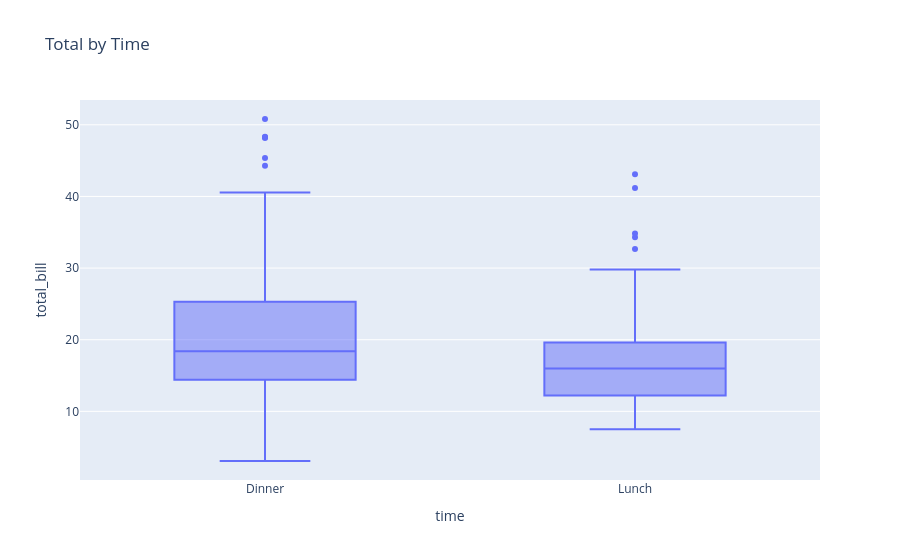

This figure's notebook cell:
### Markdown cell above
**Ahora veamos la posibilidad de comparar grupos**

### Code cell
# Cargar el conjunto de datos 'tips'
df = px.data.tips()

# Crear el gráfico de caja con facetas
fig = px.box(df, x="time", y="total_bill", title="Total by Time")

# Mostrar el gráfico
fig.show()

### Figure 1 — Plotly figure (JSON) as saved in the notebook; plotly's stock layout.template omitted (floating-point values rounded to 4 significant figures; data arrays with more than 128 entries replaced by an {"elided": "..."} marker saying what was removed)
{"data": [{"alignmentgroup": "True", "hovertemplate": "time=%{x}<br>total_bill=%{y}<extra></extra>", "legendgroup": "", "marker": {"color": "#636efa"}, "name": "", "notched": false, "offsetgroup": "", "orientation": "v", "showlegend": false, "type": "box", "x": {"elided": "244 str values"}, "x0": " ", "xaxis": "x", "y": {"elided": "244 float values"}, "y0": " ", "yaxis": "y"}], "layout": {"autosize": true, "boxmode": "group", "legend": {"tracegroupgap": 0}, "title": {"text": "Total by Time"}, "xaxis": {"anchor": "y", "autorange": true, "domain": [0, 1], "range": [-0.5, 1.5], "title": {"text": "time"}, "type": "category"}, "yaxis": {"anchor": "x", "autorange": true, "domain": [0, 1], "range": [0.4178, 53.46], "title": {"text": "total_bill"}, "type": "linear"}}}
